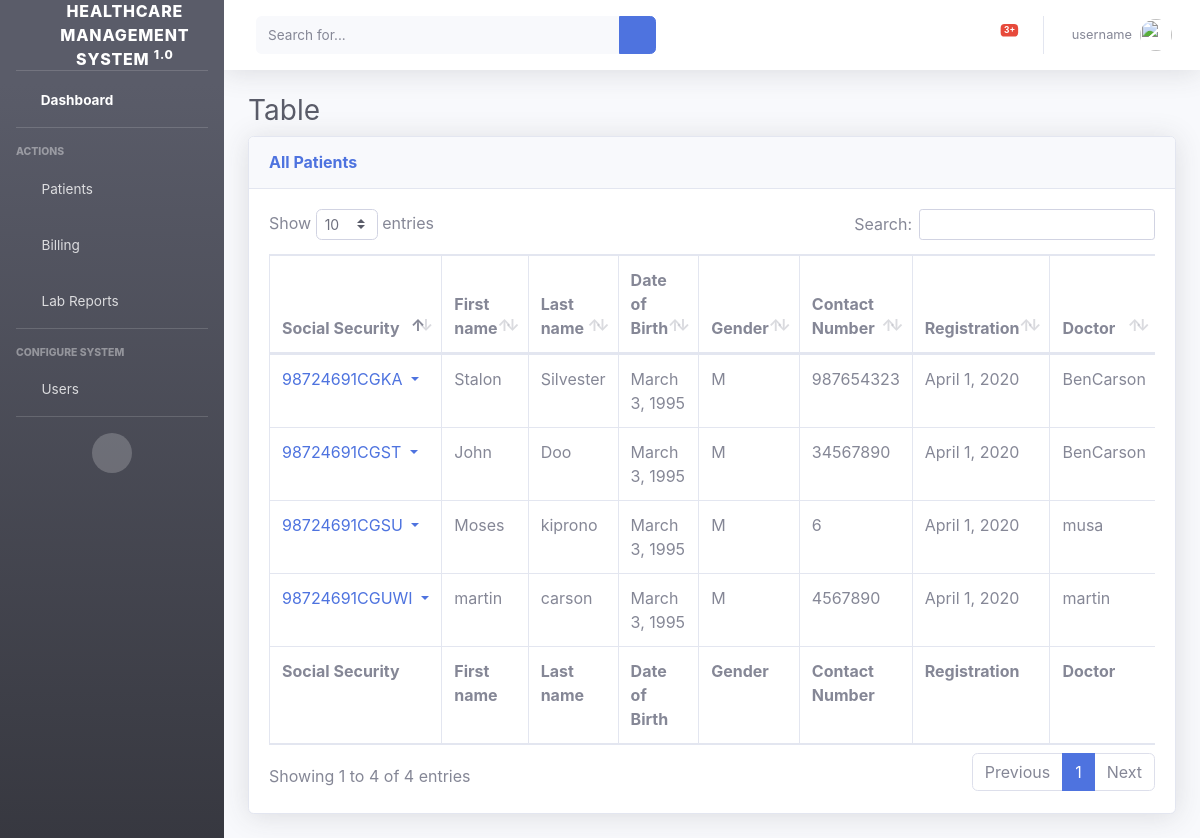
/all_patients, run on the app's committed database.
### hrm/models.py (models this page shows, shortened)
class Patient(models.Model):
    social_security = models.CharField(max_length=10000000, primary_key=True)
    first_name = models.CharField(max_length=50)
    last_name = models.CharField(max_length=50)
    d_o_b = models.DateField()
    choices = (('M', 'Male'), ('F', 'Female'))
    gender = models.CharField(max_length=1, choices=choices)
    contact_no = models.IntegerField()
    reg_date = models.DateField()
    doctor = models.ForeignKey(User, on_delete=models.CASCADE)
    room = models.ForeignKey(Room, on_delete=models.CASCADE)
    check_out_date = models.DateField(blank=True, null=True)

### hrm/views.py (the view)
# urls.py: path('all_patients', PatientListView.as_view(), name='all_patients'),
class PatientListView(ListView):
    model = Patient
    template_name = 'hrm/tables.html'
    context_object_name = 'Patients'

### hrm/models.py (called while the page is built)
    def __str__(self):
        return 'room:{} floor:{}'.format(self.room_no, self.floor)

### hrm/templates/hrm/tables.html (shortened to what this page needs)
{% extends 'main_base.html' %}
{% load crispy_forms_tags %}
{% load static %}
{% block body %}
    <div id="wrapper">
        <ul class="navbar-nav bg-gradient-dark sidebar sidebar-dark accordion" id="accordionSidebar">
          <a class="sidebar-brand d-flex align-items-center justify-content-center" href="index.html">
            <div class="sidebar-brand-icon ">
              <i class="fas fa-hospital"></i>
            </div>
            <div class="sidebar-brand-text mx-3">Healthcare Management System <sup>1.0</sup></div>
          </a>
          <hr class="sidebar-divider my-0">
          <li class="nav-item active">
            <a class="nav-link" href="{% url 'home' %}">
              <i class="fas fa-fw fa-tachometer-alt"></i>
              <span>Dashboard</span></a>
          </li>
          <hr class="sidebar-divider">
          <div class="sidebar-heading">
            Actions
          </div>
          <li class="nav-item">
            <a class="nav-link collapsed" href="#" data-toggle="collapse" data-target="#collapseTwo" aria-expanded="true" aria-controls="collapseTwo">
              <i class="fas fa-fw fa-people-carry"></i>
              <span>Patients</span>
            </a>
          </li>
          <li class="nav-item">
            <a class="nav-link collapsed" href="#" data-toggle="collapse" data-target="#collapseUtilities" aria-expanded="true" aria-controls="collapseUtilities">
              <i class="fas fa-fw fa-coins"></i>
              <span>Billing</span>
            </a>
          </li>
          <li class="nav-item">
            <a class="nav-link collapsed" href="#" data-toggle="collapse" data-target="#collapseLab" aria-expanded="true" aria-controls="collapseUtilities">
              <i class="fas fa-fw fa-clipboard-list"></i>
              <span>Lab Reports</span>
            </a>
          </li>
          <hr class="sidebar-divider">
          <div class="sidebar-heading">
            Configure System
          </div>
          <li class="nav-item">
            <a class="nav-link collapsed" href="#" data-toggle="collapse" data-target="#collapseusers" aria-expanded="true" aria-controls="collapsePages">
              <i class="fas fa-fw fa-user"></i>
              <span>Users</span>
            </a>
          </li>
          <hr class="sidebar-divider d-none d-md-block">
          <div class="text-center d-none d-md-inline">
            <button class="rounded-circle border-0" id="sidebarToggle"></button>
          </div>
        </ul>
        <div id="content-wrapper" class="d-flex flex-column">
          <div id="content">
            <nav class="navbar navbar-expand navbar-light bg-white topbar mb-4 static-top shadow">
              <form class="d-none d-sm-inline-block form-inline mr-auto ml-md-3 my-2 my-md-0 mw-100 navbar-search">
                <div class="input-group">
                  <input type="text" class="form-control bg-light border-0 small" placeholder="Search for..." aria-label="Search" aria-describedby="basic-addon2">
                  <div class="input-group-append">
                    <button class="btn btn-primary" type="button">
                      <i class="fas fa-search fa-sm"></i>
                    </button>
                  </div>
                </div>
              </form>
              <ul class="navbar-nav ml-auto">
                <li class="nav-item dropdown no-arrow mx-1">
                  <a class="nav-link dropdown-toggle" href="#" id="alertsDropdown" role="button" data-toggle="dropdown" aria-haspopup="true" aria-expanded="false">
                    <span class="badge badge-danger badge-counter">3+</span>
                  </a>
                </li>
                <li class="nav-item dropdown no-arrow">
                  <a class="nav-link dropdown-toggle" href="#" id="userDropdown" role="button" data-toggle="dropdown" aria-haspopup="true" aria-expanded="false">
                    <span class="mr-2 d-none d-lg-inline text-gray-600 small">
                        {% if request.user.is_authenticated %}
                          {{ request.user.username }}
                        {% else %}
                          username
                        {% endif %}
                    </span>
                    <img class="img-profile rounded-circle" src="{% static "img/hospital_login.jpeg" %}">
                  </a>
                </li>
              </ul>
            </nav>
            <div class="container-fluid">
                <h1 class="h3 mb-2 text-gray-800">Table</h1>
                <div class="card shadow mb-4">
                    <div class="card-header py-3">
                        <h6 class="m-0 font-weight-bold text-primary">All Patients</h6>
                    </div>
                    <div class="card-body">
                        <div class="table-responsive">
                            <table class="table table-bordered" id="patientTable" width="100%" cellspacing="0">
                                <thead>
                                    <tr>
                                        <th>Social Security</th>
                                        <th>First name</th>
                                        <th>Last name</th>
                                        <th>Date of Birth</th>
                                        <th>Gender</th>
                                        <th>Contact Number</th>
                                        <th>Registration</th>
                                        <th>Doctor</th>
                                    </tr>
                                </thead>
                                <tfoot>
                                  <tr>
                                    <th>Social Security</th>
                                    <th>First name</th>
                                    <th>Last name</th>
                                    <th>Date of Birth</th>
                                    <th>Gender</th>
                                    <th>Contact Number</th>
                                    <th>Registration</th>
                                    <th>Doctor</th>
                                </tr>
                                </tfoot>
                                <tbody>
                                  {% for patient in Patients %}
                                    <tr>
                                      <td><a href="#" class="dropdown-toggle" data-toggle="dropdown">
                                        {{ patient.social_security }}
                                      </a></td>
                                      <td>{{ patient.first_name }}</td>
                                      <td>{{ patient.last_name }}</td>
                                      <td>{{ patient.d_o_b }}</td>
                                      <td>{{ patient.gender }}</td>
                                      <td>{{ patient.contact_no }}</td>
                                      <td>{{ patient.reg_date }}</td>
                                      <td>{{ patient.doctor }}</td>
                                    </tr>
                                  {% endfor %}
                                </tbody>
                            </table>
                        </div>
                    </div>
                </div>
            </div>
           </div>
        </div>
    </div>
{% endblock %}

### hrm/templates/main_base.html (shortened to what this page needs)
{% load static %}
<!DOCTYPE html>
<html lang="en">
<head>
  <link href="{% static "vendor/fontawesome-free/css/all.min.css" %}" rel="stylesheet" type="text/css">
  <link href="{% static "css/sb-admin-2.css" %}" rel="stylesheet">
  <link href="{% static "vendor/datatables/dataTables.bootstrap4.min.css" %}" rel="stylesheet">
</head>
<body id="page-top">
    {% block body%}
    {% endblock %}
</body>
</html>

### data on the page
Patient: social_security "98724691CGST", first_name "John", last_name "Doo", d_o_b "March 3, 1995", gender "M", contact_no "34567890", reg_date "April 1, 2020", doctor "BenCarson"
Patient: social_security "98724691CGSU", first_name "Moses", last_name "kiprono", d_o_b "March 3, 1995", gender "M", contact_no "6", reg_date "April 1, 2020", doctor "musa"
Patient: social_security "98724691CGKA", first_name "Stalon", last_name "Silvester", d_o_b "March 3, 1995", gender "M", contact_no "987654323", reg_date "April 1, 2020", doctor "BenCarson"
Patient: social_security "98724691CGUWI", first_name "martin", last_name "carson", d_o_b "March 3, 1995", gender "M", contact_no "4567890", reg_date "April 1, 2020", doctor "martin"
